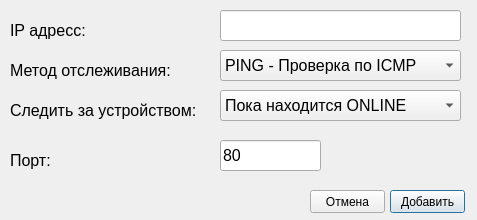
<?xml version="1.0" encoding="UTF-8"?>
<ui version="4.0">
 <class>Dialog</class>
 <widget class="QDialog" name="Dialog">
  <property name="enabled">
   <bool>true</bool>
  </property>
  <property name="geometry">
   <rect>
    <x>0</x>
    <y>0</y>
    <width>477</width>
    <height>220</height>
   </rect>
  </property>
  <property name="minimumSize">
   <size>
    <width>477</width>
    <height>187</height>
   </size>
  </property>
  <property name="maximumSize">
   <size>
    <width>477</width>
    <height>220</height>
   </size>
  </property>
  <property name="windowTitle">
   <string>Добавить устройство для отслеживания</string>
  </property>
  <widget class="QLineEdit" name="ipEdit">
   <property name="geometry">
    <rect>
     <x>220</x>
     <y>10</y>
     <width>241</width>
     <height>31</height>
    </rect>
   </property>
   <property name="font">
    <font>
     <pointsize>12</pointsize>
    </font>
   </property>
   <property name="inputMask">
    <string/>
   </property>
   <property name="maxLength">
    <number>32767</number>
   </property>
   <property name="echoMode">
    <enum>QLineEdit::Normal</enum>
   </property>
  </widget>
  <widget class="QLabel" name="ipLb">
   <property name="geometry">
    <rect>
     <x>10</x>
     <y>20</y>
     <width>181</width>
     <height>21</height>
    </rect>
   </property>
   <property name="font">
    <font>
     <pointsize>12</pointsize>
    </font>
   </property>
   <property name="text">
    <string>IP адресс:</string>
   </property>
  </widget>
  <widget class="QLabel" name="methodLb">
   <property name="geometry">
    <rect>
     <x>10</x>
     <y>60</y>
     <width>171</width>
     <height>21</height>
    </rect>
   </property>
   <property name="font">
    <font>
     <pointsize>12</pointsize>
    </font>
   </property>
   <property name="text">
    <string>Метод отслеживания:</string>
   </property>
  </widget>
  <widget class="QComboBox" name="comboBox">
   <property name="geometry">
    <rect>
     <x>220</x>
     <y>50</y>
     <width>241</width>
     <height>31</height>
    </rect>
   </property>
   <property name="font">
    <font>
     <pointsize>12</pointsize>
    </font>
   </property>
   <property name="toolTip">
    <string>Обычно достаточно метода PING
для отслеживания - находится ли устройство в сети, 
но иногда ICMP протокол может быть заблокирован
правилами фаервола.
В этом случае нужно использовать конкретный
сетевой сервич для отслеживания, например - HTTP порт 80.
ONFIV метод более детально отслеживает работу IP камер. </string>
   </property>
   <property name="toolTipDuration">
    <number>-1</number>
   </property>
   <item>
    <property name="text">
     <string>PING - Проверка по ICMP</string>
    </property>
   </item>
   <item>
    <property name="text">
     <string>PORT - Проверка порта TCP</string>
    </property>
   </item>
   <item>
    <property name="text">
     <string>ONVIF - Проверка камеры</string>
    </property>
   </item>
  </widget>
  <widget class="QStackedWidget" name="stackedWidget">
   <property name="enabled">
    <bool>true</bool>
   </property>
   <property name="geometry">
    <rect>
     <x>0</x>
     <y>130</y>
     <width>470</width>
     <height>51</height>
    </rect>
   </property>
   <property name="minimumSize">
    <size>
     <width>0</width>
     <height>0</height>
    </size>
   </property>
   <property name="maximumSize">
    <size>
     <width>470</width>
     <height>100</height>
    </size>
   </property>
   <property name="frameShape">
    <enum>QFrame::NoFrame</enum>
   </property>
   <property name="frameShadow">
    <enum>QFrame::Plain</enum>
   </property>
   <property name="currentIndex">
    <number>0</number>
   </property>
   <widget class="QWidget" name="port">
    <property name="enabled">
     <bool>true</bool>
    </property>
    <property name="styleSheet">
     <string notr="true">123</string>
    </property>
    <widget class="QLabel" name="portLb">
     <property name="geometry">
      <rect>
       <x>10</x>
       <y>20</y>
       <width>181</width>
       <height>21</height>
      </rect>
     </property>
     <property name="font">
      <font>
       <pointsize>12</pointsize>
      </font>
     </property>
     <property name="text">
      <string>Порт:</string>
     </property>
    </widget>
    <widget class="QLineEdit" name="portEdit">
     <property name="geometry">
      <rect>
       <x>220</x>
       <y>10</y>
       <width>101</width>
       <height>31</height>
      </rect>
     </property>
     <property name="font">
      <font>
       <pointsize>12</pointsize>
      </font>
     </property>
     <property name="inputMask">
      <string>99999</string>
     </property>
     <property name="text">
      <string>80</string>
     </property>
     <property name="maxLength">
      <number>5</number>
     </property>
     <property name="echoMode">
      <enum>QLineEdit::Normal</enum>
     </property>
    </widget>
   </widget>
   <widget class="QWidget" name="auth">
    <widget class="QLabel" name="luserLb">
     <property name="geometry">
      <rect>
       <x>10</x>
       <y>20</y>
       <width>61</width>
       <height>21</height>
      </rect>
     </property>
     <property name="font">
      <font>
       <pointsize>12</pointsize>
      </font>
     </property>
     <property name="text">
      <string>Логин:</string>
     </property>
    </widget>
    <widget class="QLineEdit" name="loginEdit">
     <property name="geometry">
      <rect>
       <x>80</x>
       <y>10</y>
       <width>131</width>
       <height>31</height>
      </rect>
     </property>
     <property name="font">
      <font>
       <pointsize>12</pointsize>
      </font>
     </property>
     <property name="inputMask">
      <string/>
     </property>
     <property name="text">
      <string>admin</string>
     </property>
     <property name="maxLength">
      <number>32767</number>
     </property>
     <property name="frame">
      <bool>true</bool>
     </property>
     <property name="echoMode">
      <enum>QLineEdit::Normal</enum>
     </property>
     <property name="cursorPosition">
      <number>1</number>
     </property>
    </widget>
    <widget class="QLabel" name="passLb">
     <property name="geometry">
      <rect>
       <x>250</x>
       <y>20</y>
       <width>71</width>
       <height>21</height>
      </rect>
     </property>
     <property name="font">
      <font>
       <pointsize>12</pointsize>
      </font>
     </property>
     <property name="text">
      <string>Пароль:</string>
     </property>
    </widget>
    <widget class="QLineEdit" name="passEdit">
     <property name="geometry">
      <rect>
       <x>330</x>
       <y>10</y>
       <width>131</width>
       <height>31</height>
      </rect>
     </property>
     <property name="font">
      <font>
       <pointsize>12</pointsize>
      </font>
     </property>
     <property name="inputMask">
      <string/>
     </property>
     <property name="text">
      <string>admin</string>
     </property>
     <property name="maxLength">
      <number>32767</number>
     </property>
     <property name="echoMode">
      <enum>QLineEdit::Normal</enum>
     </property>
     <property name="cursorPosition">
      <number>1</number>
     </property>
    </widget>
   </widget>
  </widget>
  <widget class="QPushButton" name="addButton">
   <property name="geometry">
    <rect>
     <x>390</x>
     <y>190</y>
     <width>75</width>
     <height>23</height>
    </rect>
   </property>
   <property name="text">
    <string>Добавить</string>
   </property>
   <property name="default">
    <bool>true</bool>
   </property>
  </widget>
  <widget class="QPushButton" name="cancelButton">
   <property name="geometry">
    <rect>
     <x>310</x>
     <y>190</y>
     <width>75</width>
     <height>23</height>
    </rect>
   </property>
   <property name="text">
    <string>Отмена</string>
   </property>
  </widget>
  <widget class="QLabel" name="watchStateLb">
   <property name="geometry">
    <rect>
     <x>10</x>
     <y>100</y>
     <width>191</width>
     <height>21</height>
    </rect>
   </property>
   <property name="font">
    <font>
     <pointsize>12</pointsize>
    </font>
   </property>
   <property name="text">
    <string>Следить за устройством:</string>
   </property>
  </widget>
  <widget class="QComboBox" name="watchStateCb">
   <property name="geometry">
    <rect>
     <x>220</x>
     <y>90</y>
     <width>241</width>
     <height>31</height>
    </rect>
   </property>
   <property name="font">
    <font>
     <pointsize>12</pointsize>
    </font>
   </property>
   <item>
    <property name="text">
     <string>Пока находится ONLINE</string>
    </property>
   </item>
   <item>
    <property name="text">
     <string>Пока находится OFFLINE</string>
    </property>
   </item>
  </widget>
 </widget>
 <tabstops>
  <tabstop>ipEdit</tabstop>
  <tabstop>comboBox</tabstop>
  <tabstop>watchStateCb</tabstop>
  <tabstop>portEdit</tabstop>
  <tabstop>loginEdit</tabstop>
  <tabstop>passEdit</tabstop>
  <tabstop>addButton</tabstop>
  <tabstop>cancelButton</tabstop>
 </tabstops>
 <resources/>
 <connections>
  <connection>
   <sender>cancelButton</sender>
   <signal>clicked()</signal>
   <receiver>Dialog</receiver>
   <slot>close()</slot>
   <hints>
    <hint type="sourcelabel">
     <x>347</x>
     <y>171</y>
    </hint>
    <hint type="destinationlabel">
     <x>238</x>
     <y>93</y>
    </hint>
   </hints>
  </connection>
 </connections>
</ui>
